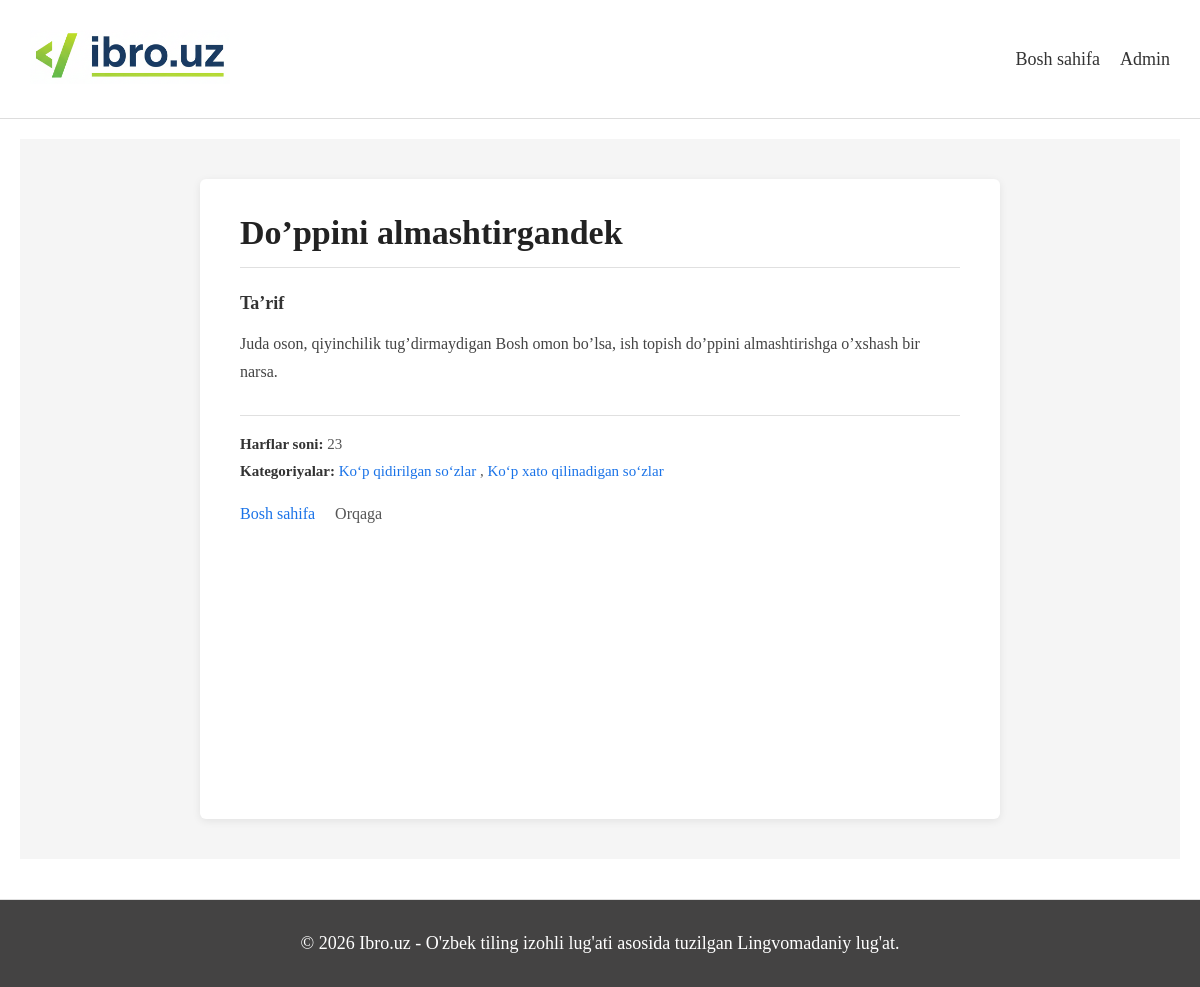
/word/doppini-almashtirgandek/, run on the app's committed database.
### dictionary/models.py (models this page shows, shortened)
class Word(models.Model):
    word = models.CharField(max_length=100, unique=True)
    slug = models.SlugField(unique=True, blank=True)
    definition = models.TextField()
    pronunciation = models.CharField(max_length=100, blank=True)
    letter_count = models.PositiveIntegerField(db_index=True)
    categories = models.ManyToManyField(Category, related_name='words', blank=True)
    search_count = models.PositiveIntegerField(default=0, db_index=True)
    updated_at = models.DateTimeField(auto_now=True)
    def save(self, *args, **kwargs):
        self.letter_count = len(self.word.replace(" ", ""))
        if not self.slug:
            self.slug = slugify(self.word)
        super().save(*args, **kwargs)

class Category(models.Model):
    name = models.CharField(max_length=100)
    slug = models.SlugField(unique=True)
    description = models.TextField(blank=True)
    updated_at = models.DateTimeField(auto_now=True)

### dictionary/views.py (the view)
# urls.py: path('word/<slug:slug>/', views.word_detail, name='word_detail'),
def word_detail(request, slug):
    word = get_object_or_404(
        Word.objects.prefetch_related('categories'), slug=slug
    )
    word.search_count += 1
    word.save(update_fields=['search_count'])
    description = word.definition
    if word.pronunciation:
        description = f"{word.word} - /{word.pronunciation}/. {word.definition}"
    context = {'word': word}
    word_url = build_absolute_url(reverse('word_detail', args=[word.slug]))
    context.update(build_seo_context(
        request,
        title=f"{word.word} ma'nosi va imlosi | {settings.SITE_NAME}",
        description=description,
        og_type='article',
        structured_data=[
            {
                '@context': 'https://schema.org',
                '@type': 'DefinedTerm',
                'name': word.word,
                'description': word.definition,
                'url': word_url,
                'inDefinedTermSet': f"{settings.SITE_URL}/",
            },
            {
                '@context': 'https://schema.org',
                '@type': 'BreadcrumbList',
                'itemListElement': [
                    {'@type': 'ListItem', 'position': 1, 'name': 'Bosh sahifa', 'item': f"{settings.SITE_URL}/"},
                    {'@type': 'ListItem', 'position': 2, 'name': word.word, 'item': word_url},
                ],
            },
        ],
    ))
    return render(request, 'dictionary/word_detail.html', context)

### dictionary/views.py (called while the page is built)
def build_absolute_url(path):
    return f"{settings.SITE_URL}{path}"

### dictionary/templates/dictionary/word_detail.html (shortened to what this page needs)
{% extends 'dictionary/base.html' %}
{% block content %}
<div class="word-page">
    <div class="word-box">
        <div class="word-header">
            <h1 class="word-title">{{ word.word }}</h1>
        </div>
        <div class="definition">
            <h3>Ta’rif</h3>
            <p>{{ word.definition }}</p>
        </div>
        <div class="meta">
            <div class="meta-row">
                <span class="label">Harflar soni:</span>
                <span class="value">{{ word.letter_count }}</span>
            </div>
            {% if word.categories.all %}
            <div class="meta-row">
                <span class="label">Kategoriyalar:</span>
                <span class="value">
                    {% for category in word.categories.all %}
                        <a href="{% url 'category_detail' category.slug %}" class="category">
                            {{ category.name }}
                        </a>{% if not forloop.last %}, {% endif %}
                    {% endfor %}
                </span>
            </div>
            {% endif %}
        </div>
        <div class="actions">
            <a href="/" class="link">Bosh sahifa</a>
            <a href="javascript:history.back()" class="link secondary">Orqaga</a>
        </div>
    </div>
</div>
{% endblock %}

### static/dictionary/css/style.css (style rules this page uses)
.word-title { font-size: 1.4em; font-weight: 600; margin-bottom: 8px; color: #007bff; }
.word-page { background-color: #f5f5f5; min-height: 80vh; padding: 40px 15px; display: flex; justify-content: center; }
.word-box { background: #ffffff; max-width: 720px; width: 100%; padding: 35px 40px; border-radius: 6px; box-shadow: 0 2px 8px rgba(0, 0, 0, 0.08); }
.word-header { border-bottom: 1px solid #e0e0e0; margin-bottom: 25px; padding-bottom: 15px; }
.word-title { font-size: 34px; font-weight: 700; color: #222; margin: 0; }
.definition h3 { font-size: 18px; margin-bottom: 10px; color: #333; }
.definition p { font-size: 16px; line-height: 1.7; color: #444; }
.meta { margin-top: 30px; border-top: 1px solid #e0e0e0; padding-top: 20px; }
.meta-row { margin-bottom: 10px; font-size: 15px; }
.label { font-weight: 600; color: #333; }
.value { color: #555; }
.category { color: #1a73e8; text-decoration: none; }
.actions { margin-top: 30px; display: flex; gap: 20px; }
.link { color: #1a73e8; text-decoration: none; font-weight: 500; }
.link.secondary { color: #555; }
.actions { margin-top: 25px; }
html, body { height: 100%; margin: 0; }

### data on the page
Word: word "Do’ppini almashtirgandek", definition "Juda oson, qiyinchilik tug’dirmaydigan Bosh omon bo’lsa, ish topish do’ppini almashtirishga o’xshash bir narsa.", letter_count "23"
Category: name "Ko‘p qidirilgan so‘zlar"
Category: name "Ko‘p xato qilinadigan so‘zlar"
